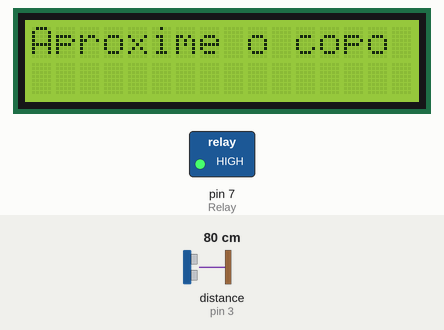
Recording of a sketch running on a simulated Arduino Uno, built with avr-gcc and run on an emulated ATmega328P. On the bench: 16×2 character LCD, switched loads named in the sketch (green lamp = pin HIGH). Wiring (inferred from the names in the program): ultrasonic range finder: trigger pin 6; echo pin 3. The test bench sets the inputs (shaded band); at power-on: distance to the obstacle (sensor on pin 3) 80 cm. The echo pulse lasts 58.3 µs per cm; pins used as bus, display or sensor lines are not drawn.

Above: at 3.2 s.
3.3 s: distance to the obstacle (sensor on pin 3) set to 10 cm
6.4 s: distance to the obstacle (sensor on pin 3) set to 7 cm
At 7.8 s:
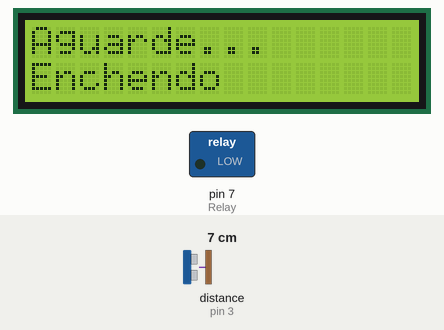
At 10.5 s:
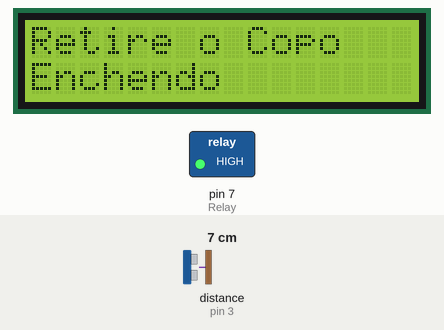
11.2 s: distance to the obstacle (sensor on pin 3) set to 9 cm
At 13.7 s:
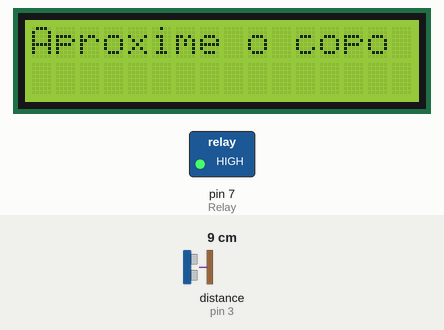
Timing chart, 0 to 15.2 s (numbered marks = the images above; inputs shaded):
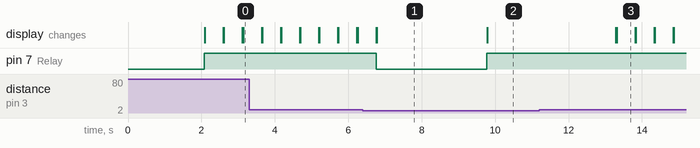

The sketch:

sketch_may30a.ino
```cpp
//Bebedouro Mineiro
#define trigger 6  // TRIGGER ULTRASONIC
#define echo 3     // ECHO ULTRSONIC
#define Relay 7    // RELAY IN

#include <LiquidCrystal_I2C.h> //Bibilhoteca Display


LiquidCrystal_I2C lcd(0x3F, 16, 2);  // Endereço I2C do LCD e número de colunas/linhas

float time = 0, distance = 0;

void setup() {
  Serial.begin(9600);
  lcd.init();       // Inicializa o LCD
  lcd.backlight();  // Ativa a retroiluminação do LCD
  pinMode(trigger, OUTPUT);
  pinMode(echo, INPUT);
  pinMode(Relay, OUTPUT);

  delay(2000);
}

void loop() {
  lcd.clear();          // Limpa o LCD
  lcd.setCursor(0, 0);  // Posiciona o cursor
  measure_distance();

  if (distance < 5) {
    digitalWrite(Relay, LOW);
    lcd.setCursor(0, 0);
    lcd.print("Aguarde..."); // Mensagem Enchendo
    lcd.setCursor(0, 1);
    lcd.print("Enchendo"); // Mensagem Enchendo
    delay(3000);
    digitalWrite(Relay, HIGH);
    lcd.setCursor(0, 0);
    lcd.print("Retire o Copo"); // Mensagem Tirar o Copo
    delay(3000);

  } else {
    digitalWrite(Relay, HIGH);
    lcd.setCursor(0, 0);
    lcd.print("Aproxime o copo"); // Mensagem Tirar o Copo
  }

  delay(500);
}

void measure_distance() {
  digitalWrite(trigger, LOW);
  delayMicroseconds(2);
  digitalWrite(trigger, HIGH);
  delayMicroseconds(10);
  digitalWrite(trigger, LOW);
  delayMicroseconds(2);
  time = pulseIn(echo, HIGH);

  distance = time * 200 / 20000;
}
```

Measured:
- the behaviour switches between 9 and 8 cm on distance to the obstacle (sensor on pin 3) (found by bisection; images 0 and 1)
- after the input at 6.4 s, pin 7 (Relay): HIGH → LOW after 0.36 s, → HIGH 3.0 s later; the display: first differs from a run without the input after 0.38 s (image 1)
- after the input at 11.2 s, pin 7 (Relay): stays HIGH (without the input it goes to LOW after 2.1 s); the display: first differs from a run without the input after 2.1 s (image 3)
- what the display in image 1 shows lasts 3.0 s, from 6.8 s to 9.8 s
- what the display in image 3 shows lasts 0.5 s, from 13.3 s to 13.8 s
